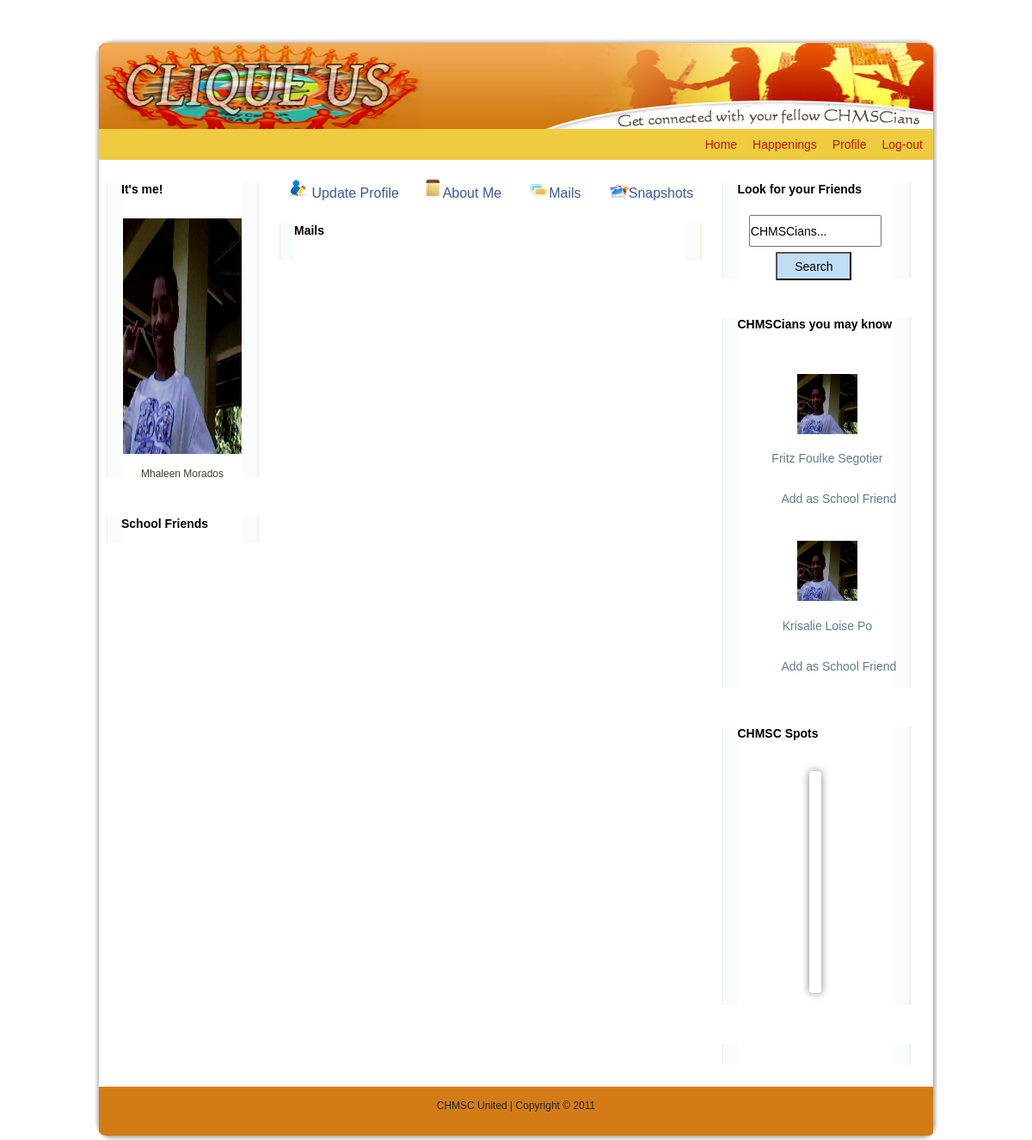
Page /reply.php (signed in) on the committed database.
### tables this page shows
CREATE TABLE IF NOT EXISTS `members` (
  `member_id` int(11) NOT NULL AUTO_INCREMENT,
  `password` varchar(16) NOT NULL,
  `firstname` varchar(30) NOT NULL,
  `lastname` varchar(30) NOT NULL,
  `address` varchar(200) NOT NULL,
  `contact_no` int(14) NOT NULL,
  `url` varchar(100) NOT NULL,
  `status_id` int(11) NOT NULL,
  `birthdate` varchar(20) NOT NULL,
  `student_id` int(11) NOT NULL,
  `gender` varchar(6) NOT NULL,
  `date_added` datetime NOT NULL,
  `relationship_id` int(11) NOT NULL,
  `photo` varchar(300) NOT NULL,
  `interest` varchar(300) NOT NULL,
  `Education` varchar(200) NOT NULL,
  `course` varchar(200) NOT NULL,
  PRIMARY KEY (`member_id`)
);

### reply.php (the view, shortened to what this page needs)
<!DOCTYPE html PUBLIC "-//W3C//DTD XHTML 1.0 Transitional//EN" "http://www.w3.org/TR/xhtml1/DTD/xhtml1-transitional.dtd"[]>
<html xmlns="http://www.w3.org/1999/xhtml" dir="ltr" lang="en-US" xml:lang="en">
<head>
    <link rel="stylesheet" href="style.css" type="text/css" media="screen" />
	<link href="facebox1.2/src/facebox.css" media="screen" rel="stylesheet" type="text/css" />
			<link href="../css/example.css" media="screen" rel="stylesheet" type="text/css" />
</head>
<body>
<div id="art-main">
    <div class="art-sheet">
        <div class="art-sheet-cc"></div>
        <div class="art-sheet-body">
            <div class="art-header">
                <div class="art-header-clip">
                <div class="art-header-center">
                    <div class="art-header-jpeg"></div>
                </div>
                </div>
            </div>
<div class="art-nav">
<div class="art-nav-outer">
	<ul class="art-hmenu">
		<li>
			<a href="hometest.php" ><span class="l"></span><span class="r"></span><span class="t"><font color="#ba1802">Home</font></span></a>
		</li>
		<li>
			<a href="updates.php" ><span class="l"></span><span class="r"></span>
			<span class="t"><font color="#ba1802">Happenings</font></span></a>
		</li>
		<li>
			<a href="profiletest.php" class="active"><span class="l"></span><span class="r"></span><span class="t"><font color="#ba1802">Profile</font></span></a>
		</li>
		<li>
			<a href="logout.php" ><span class="l"></span><span class="r"></span><span class="t"><font color="#ba1802">Log-out</font></span></a>
		</li>
	</ul>
</div>
</div>
<div class="art-content-layout">
                <div class="art-content-layout-row">
                    <div class="art-layout-cell art-sidebar1">
<div class="art-block">
    <div class="art-block-body">
                <div class="art-blockheader">
                    <div class="l"></div>
                    <h3 class="t">It's me! </h3>
                </div>
                <div class="art-blockcontent">
                    <div class="art-blockcontent-body">
			<?php
					$member_id = $_SESSION['member_id'];
					$post = mysql_query("SELECT * FROM members WHERE member_id = '$member_id'")or die(mysql_error());
					$row = mysql_fetch_array($post);
					?>
					<img src="image/members/<?php echo $row['photo'];?>" alt="" height="274"  width="138" border="0" class="left_bt" />
					<p align='center'><?php echo $row['firstname']." ".$row['lastname'];?></p>
                    </div>
                </div>
    </div>
</div>
<div class="art-block">
    <div class="art-block-body">
                <div class="art-blockheader">
                    <div class="l"></div>
                      <h3 class="t"><a href="friends.php?id=<?php echo $member_id;?>" rel='facebox'> School Friends</a></h3>
                </div>
                <div class="art-blockcontent">
                    <div class="art-blockcontent-body">
                    </div>
                </div>
    </div>
</div>
                    </div>
                    <div class="art-layout-cell art-content">
<div class="art-post">
<div align="center" style="margin-top: 20px;">
		<font style="Calibri" size="3%" >
		<img src="images/edit_friend.png"><a href="editqnu.php?id=<?php echo $member_id;?>" rel='facebox'> Update Profile </a></strong> &nbsp;&nbsp;&nbsp;&nbsp;
		 <img src="images/info.png"><a href="info.php?id=<?php echo $member_id;?>" rel='facebox'>About Me</a>&nbsp;&nbsp;&nbsp;&nbsp;&nbsp;&nbsp;
		<img src="images/messages.png"><a href="mails.php?id=<?php echo $member_id;?>" >Mails</a>&nbsp;&nbsp;&nbsp;&nbsp;&nbsp;&nbsp;
		 <img src="images/photo.png"><a href="photo.php">Snapshots</a>
		</div>
</div>
<div class="art-post">
		<div class="art-post-inner art-article">
			<div class="art-block">
			<div class="art-block-body">
						<div class="art-blockheader">
							<div class="l"></div>
							<h3 class="t">Mails</h3>
						</div>
						<div class="art-blockcontent">
							<div class="art-blockcontent-body">
							</div>
						</div>
			</div>
		</div>
		</div>
</div>
			<div class="art-post-body">
			</div>
                    </div>
                    <div class="art-layout-cell art-sidebar2">
<div class="art-block">
    <div class="art-block-body">
                <div class="art-blockheader">
                    <div class="l"></div>
                    <h3 class="t">Look for your Friends</h3>
                </div>
                <div class="art-blockcontent">
                    <div class="art-blockcontent-body">
                <div>
  				<form name="search" method="POST" id="search">
					<p>&nbsp;<input type="text" name="friend" id="searchfriend"  onclick="this.value='';" value="CHMSCians..."/></p>
					<p><input type="submit" name="search" id="searchbutton" value="Search"/></p>
  </form>
</div>
                    </div>
                </div>
    </div>
</div>
<div class="art-block">
    <div class="art-block-cc"></div>
    <div class="art-block-body">
                <div class="art-blockheader">
                    <div class="l"></div>
                    <h3 class="t">CHMSCians you may know</h3>
                </div>
                <div class="art-blockcontent">
                    <div class="art-blockcontent-body">
				<ul>
				 <?php
						$id=$_SESSION['member_id'];
						$post = mysql_query("SELECT * FROM members WHERE member_id != $id LIMIT 0,2")or die(mysql_error());
						while($row = mysql_fetch_array($post)){
							echo '
							<li>
								<p align="center"><a href="userprofiletest.php?id='.$row['member_id'].'" style="text-decoration:none;"><img src="image/members/'.$row['photo'].'" alt="" height="70" width="70" border="0" class="left_bt" />
								<p align="center">'.$row['firstname']." ".$row['lastname'].'</p>
								<p align="center" style="margin-left: 2px;"><a href="addfriend.php?id='.$row['member_id'].'" rel="facebox" style="text-decoration:none;">Add as School Friend</a></p>
							</li>';
						}
				?>
				</ul>
                    </div>
                </div>
    </div>
</div>
<div class="art-block">
    <div class="art-block-body">
                <div class="art-blockheader">
                    <div class="l"></div>
                    <h3 class="t">CHMSC Spots</h3>
                </div>
                <div class="art-blockcontent">
                    <div class="art-blockcontent-body">
                    </div>
                </div>
    </div>
</div>
<div class="art-block">
    <div class="art-block-body">
                <div class="art-blockheader">
                    <div class="l"></div>
                    <h3 class="t"></h3>
                </div>
                <div class="art-blockcontent">
                    <div class="art-blockcontent-body">
                    </div>
                </div>
    </div>
</div>
                    </div>
                </div>
            </div>
            <div class="art-footer">
                <div class="art-footer-t"></div>
                <div class="art-footer-body">
                            <div class="art-footer-text">
							<p>CHMSC United | Copyright © 2011</p>
                                                            </div>
                </div>
            </div>
        </div>
    </div>
</div>
</body>
</html>

### admin/facebox1.2/examples/css/example.css (style rules this page uses)
* { margin: 0; padding: 0; }
body { font-family: "lucida grande",tahoma,verdana,arial,sans-serif; background: #fff; color: #333; padding-bottom: 25px; }
a { color: #3B5998; text-decoration: none; }
p { font-size: 12px; margin: 10px 0; }
ul li { list-style: none; display: inline; }
li { padding: 2px 5px; }

### rows in the picture
members: photo (placeholder picture), firstname "Mhaleen", lastname "Morados"
members: photo (placeholder picture), lastname "Segotier"
members: photo (placeholder picture), lastname "Po"
